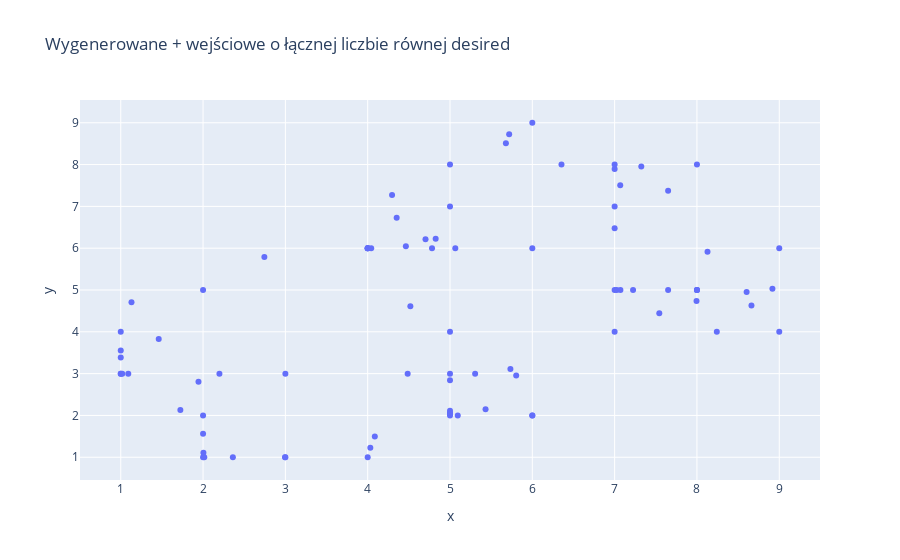

The notebook cell this image was saved under:
### Code cell
fig = px.scatter(x= temp_Cluter_OUT[0], y= temp_Cluter_OUT[1], title= 'Wygenerowane + wejściowe o łącznej liczbie równej desired')
fig.show()
len(temp_Cluter_OUT[0])

### Figure 1 — Plotly figure (JSON) as saved in the notebook; plotly's stock layout.template omitted (floating-point values rounded to 4 significant figures)
{"data": [{"hovertemplate": "x=%{x}<br>y=%{y}<extra></extra>", "legendgroup": "", "marker": {"color": "#636efa", "symbol": "circle"}, "mode": "markers", "name": "", "orientation": "v", "showlegend": false, "type": "scatter", "x": [1, 3, 2, 4, 6, 2, 1, 3, 6, 4, 5, 1, 5, 2, 6, 8, 7, 9, 5, 8, 6, 8, 7, 9, 5, 7, 4, 5, 7, 1.724, 1.018, 2.015, 2.004, 1.944, 2, 4, 4.464, 5.432, 5.094, 1.13, 2.745, 1.461, 1, 4.486, 1.091, 5.804, 5.734, 4.086, 4.032, 5, 5.305, 1, 2.199, 5, 5, 2.362, 2.996, 4.782, 5.064, 8, 7.025, 7, 7.324, 8.128, 8.917, 5, 4.518, 7.65, 7.068, 5.679, 5.719, 7.65, 7.995, 6.354, 7, 8.662, 8.603, 4.826, 4.702, 7.07, 7.224, 4, 4.043, 4.296, 4.352, 8.241, 7.543], "xaxis": "x", "y": [3, 1, 2, 6, 2, 5, 4, 3, 2, 1, 3, 3, 2, 1, 6, 5, 7, 6, 4, 8, 9, 5, 8, 4, 7, 5, 6, 8, 4, 2.132, 3, 1, 1.107, 2.803, 1.565, 6, 6.044, 2.146, 2, 4.709, 5.79, 3.83, 3.385, 3, 3, 2.957, 3.113, 1.495, 1.224, 2.843, 2.998, 3.552, 3, 2.111, 2.053, 1, 1, 6, 6, 5, 5, 6.477, 7.953, 5.915, 5.029, 2.044, 4.612, 7.371, 7.502, 8.507, 8.724, 5, 4.737, 8, 7.893, 4.632, 4.952, 6.226, 6.216, 5, 5, 6, 6, 7.273, 6.726, 4, 4.441], "yaxis": "y"}], "layout": {"legend": {"tracegroupgap": 0}, "title": {"text": "Wygenerowane + wejściowe o łącznej liczbie równej desired"}, "xaxis": {"anchor": "y", "domain": [0, 1], "title": {"text": "x"}}, "yaxis": {"anchor": "x", "domain": [0, 1], "title": {"text": "y"}}}}
